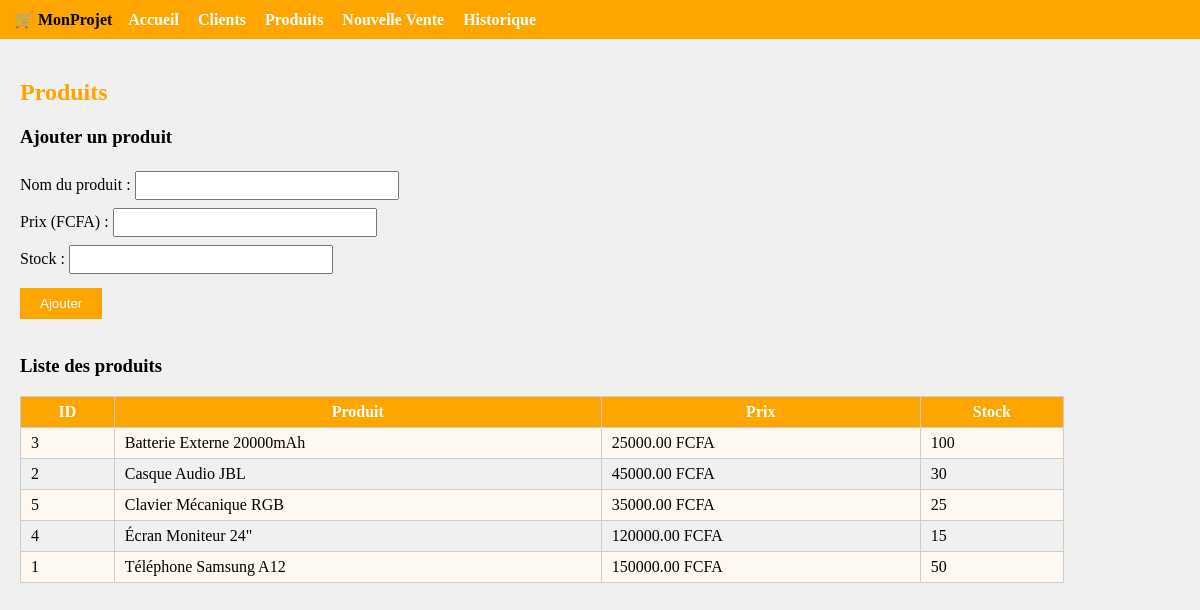
The page /index.php?page=produits on the database its author committed.
### tables this page shows
CREATE TABLE `produits` (
  `id` int(11) NOT NULL AUTO_INCREMENT,
  `nom_produit` varchar(100) NOT NULL,
  `design` varchar(50) DEFAULT NULL,
  `prix_produit` decimal(10, 2) NOT NULL,
  `categorie` varchar(50) DEFAULT NULL,
  `quantite_stock` int(11) DEFAULT 0,
  `date_ajout` timestamp DEFAULT CURRENT_TIMESTAMP,
  PRIMARY KEY (`id`),
  INDEX `idx_categorie` (`categorie`),
  INDEX `idx_nom` (`nom_produit`)
);

### index.php (the view, shortened to what this page needs)
<!DOCTYPE html>
<html>
<head>
</head>
<body>
<div class="menu">
    &nbsp;🛒 <b>MonProjet</b> &nbsp;&nbsp;
    <a href="index.php">Accueil</a>
    <a href="index.php?page=clients">Clients</a>
    <a href="index.php?page=produits">Produits</a>
    <a href="index.php?page=vente">Nouvelle Vente</a>
    <a href="index.php?page=historique">Historique</a>
</div>
<div class="contenu">
<?php
include 'config.php';
$page = isset($_GET['page']) ? $_GET['page'] : 'accueil';
if($page == 'accueil'){
    echo "<h2>Bienvenue</h2>";
    echo "<p>Utilisez le menu en haut pour naviguer.</p>";
    $nb_clients  = mysqli_num_rows(mysqli_query($conn, "SELECT * FROM clients"));
    $nb_produits = mysqli_num_rows(mysqli_query($conn, "SELECT * FROM produits"));
    $nb_ventes   = mysqli_num_rows(mysqli_query($conn, "SELECT * FROM commandes"));
    echo "<p>Nombre de clients : <b>$nb_clients</b></p>";
    echo "<p>Nombre de produits : <b>$nb_produits</b></p>";
    echo "<p>Nombre de ventes : <b>$nb_ventes</b></p>";
}
elseif($page == 'produits'){
    echo "<h2>Produits</h2>";
    echo "
    <h3>Ajouter un produit</h3>
    <form method='POST'>
        Nom du produit : <input type='text' name='nom_produit'><br>
        Prix (FCFA) : <input type='number' name='prix_produit' step='0.01'><br>
        Stock : <input type='number' name='stock'><br>
        <input type='submit' name='btn_ajouter_produit' value='Ajouter'>
    </form><br>
    ";
    echo "<h3>Liste des produits</h3>";
    echo "<table>
            <tr><th>ID</th><th>Produit</th><th>Prix</th><th>Stock</th></tr>";
    $res = mysqli_query($conn, "SELECT * FROM produits ORDER BY nom_produit");
    while($r = mysqli_fetch_assoc($res)){
        echo "<tr>
                <td>{$r['id']}</td>
                <td>{$r['nom_produit']}</td>
                <td>{$r['prix_produit']} FCFA</td>
                <td>{$r['quantite_stock']}</td>
              </tr>";
    }
    echo "</table>";
}
?>
</div>
</body>
</html>

### index.php (style rules this page uses)
body { font-family: verdana; background-color: #f0f0f0; margin: 0; padding: 0; }
.menu { background-color: orange; padding: 10px; }
.menu a { color: white; margin-right: 15px; text-decoration: none; font-weight: bold; }
.contenu { padding: 20px; }
h2 { color: orange; }
table { border-collapse: collapse; width: 90%; }
td, th { border: 1px solid #ccc; padding: 6px 10px; }
th { background-color: orange; color: white; }
tr:nth-child(even) { background-color: #fff8f0; }
input[type=text], input[type=number], input[type=email], select { padding: 5px; margin: 4px 0; width: 250px; }
input[type=submit] { background: orange; color: white; border: none; padding: 8px 20px; cursor: pointer; margin-top: 10px; }

### rows shown on the page
produits: id "3", nom_produit "Batterie Externe 20000mAh", prix_produit "25000.00", quantite_stock "100"
produits: id "2", nom_produit "Casque Audio JBL", prix_produit "45000.00", quantite_stock "30"
produits: id "5", nom_produit "Clavier Mécanique RGB", prix_produit "35000.00", quantite_stock "25"
produits: id "4", nom_produit "Écran Moniteur 24\"", prix_produit "120000.00", quantite_stock "15"
produits: id "1", nom_produit "Téléphone Samsung A12", prix_produit "150000.00", quantite_stock "50"
